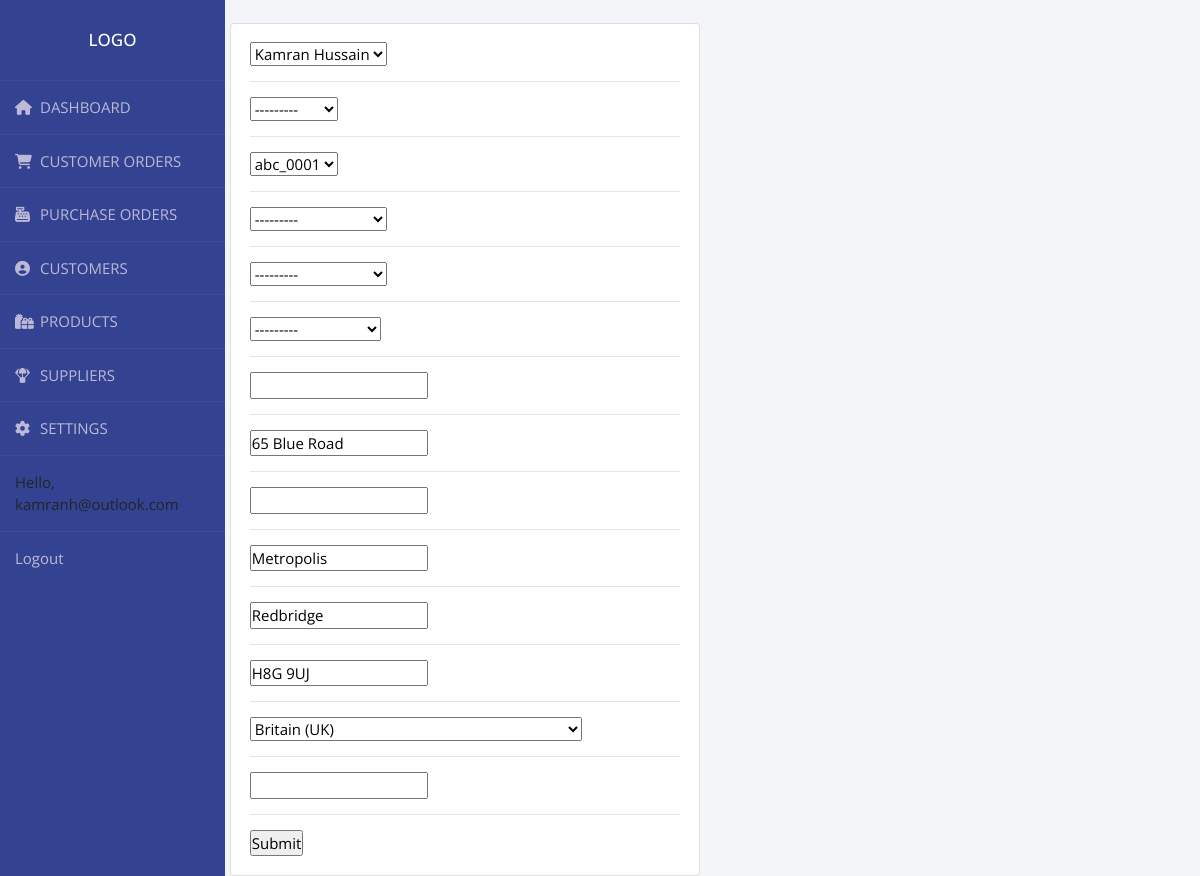
The page /update_order/1/ (signed in) on the database as committed earlier.
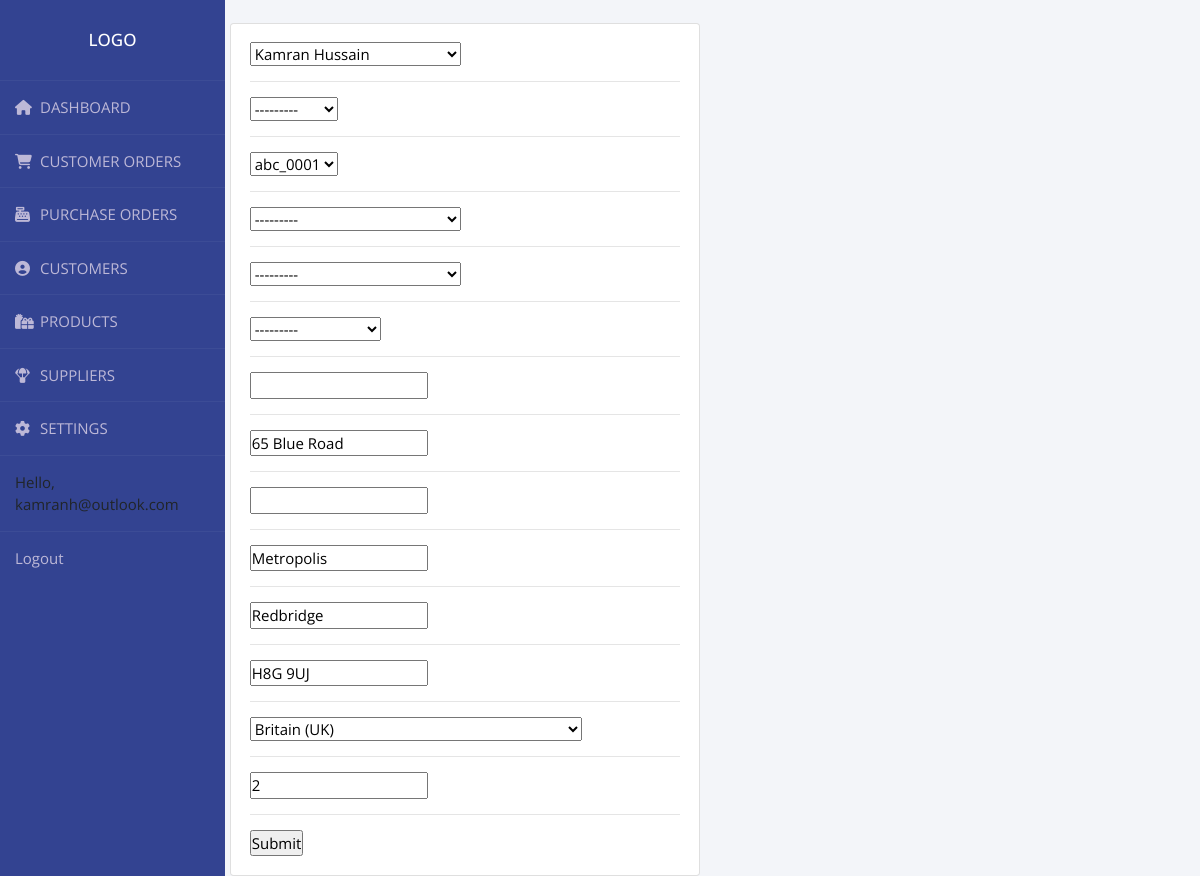
The same page on the database as committed later.
### accounts/models.py (models this page shows, shortened)
class Order(models.Model):
    STATUS = (
        ('Pending', 'Pending'),
        ('Out for delivery', 'Out for delivery'),
        ('Delivered', 'Delivered'),
    )
    customer_full_name = models.ForeignKey(
        Customer, null=True, on_delete=models.SET_NULL)
    product_name = models.ForeignKey(
        Product, related_name='%(class)s_name', on_delete=models.SET_NULL, null=True)
    product = models.ForeignKey(
        Product,  on_delete=models.SET_NULL, null=True)
    customer_phone = models.ForeignKey(
        Customer, related_name='%(class)sphone', on_delete=models.SET_NULL, null=True)
    user_email = models.ForeignKey(
        Customer, related_name='email', on_delete=models.SET_NULL, null=True)
    date_created = models.DateTimeField(auto_now_add=True, null=True)
    status = models.CharField(max_length=200, null=True, choices=STATUS)
    note = models.CharField(max_length=1000, null=True)
    delivery_address1 = models.CharField(max_length=1000, null=True)
    delivery_address2 = models.CharField(
        max_length=1000, null=True, blank=True, default='')
    delivery_city = models.CharField(max_length=1000, null=True)
    delivery_county = models.CharField(max_length=1000, null=True)
    delivery_post_code = models.CharField(max_length=1000, null=True)
    delivery_country = CountryField()
    order_required = models.IntegerField(null=True)
    class Meta:
        get_latest_by = 'date_created'

### accounts/views.py (the view)
# urls.py: path('update_order/<str:pk>/', views.updateOrder, name="update_order"),
@login_required(login_url='login')
def updateOrder(request, pk):
    order = Order.objects.get(id=pk)
    form = OrderForm(instance=order)
    if request.method == 'POST':
        form = OrderForm(request.POST, instance=order)
        if form.is_valid():
            form.save()
            return redirect('customer_order_list')
    context = {'form': form}
    return render(request, 'accounts/order_form.html', context)

### accounts/forms.py
class OrderForm(ModelForm):
    class Meta:
        model = Order
        fields = '__all__'

### accounts/models.py (called while the page is built)
    def __str__(self):
        return self.email

    @property
    def is_active(self):
        return self.active

    def __str__(self):
        return '{} {} {}'.format(self.first_name, self.middle_name,self.last_name)

    def __str__(self):
        return self.product_sku

### accounts/templates/accounts/order_form.html (shortened to what this page needs)
{%  extends 'accounts/main.html' %}
{% load static %}
{% block content %}
<div class="row">
	<div class="col-md-6">
		<div class="card card-body">
			<form action="" method="POST">
				{% for field in form %}
					{{field}}
					<hr>
				{% endfor %}
				<input type="submit" name="Submit">
			</form>
		</div>
	</div>
</div>
{% endblock %}

Rows that differ between the two databases and show on the page:
changed Order "Kamran Hussain": order_required (not shown) → "2"
